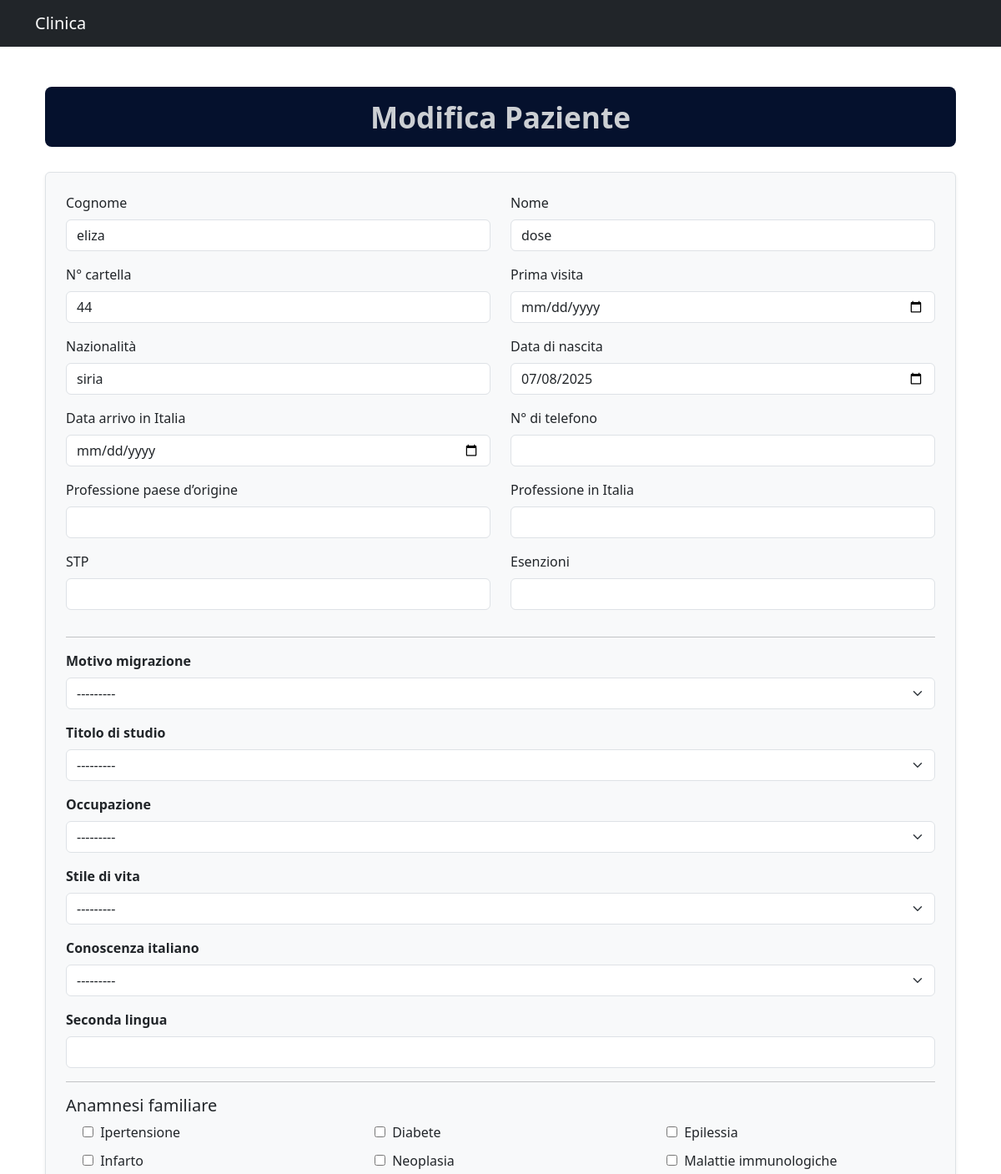
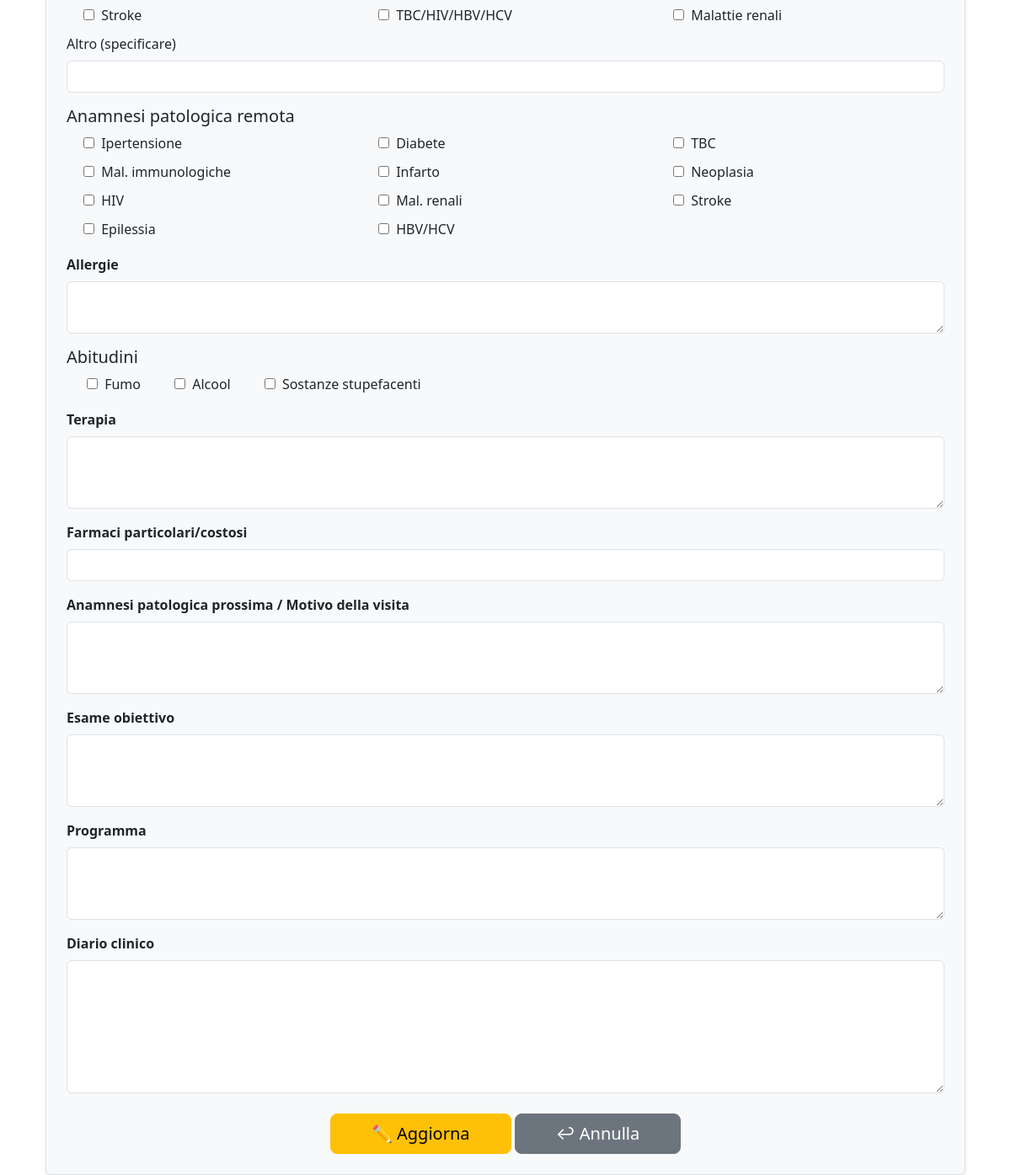
The page /edit/3/ on the database its author committed (2 pictures, top to bottom).
### patient/models.py (models this page shows, shortened)
class Patient(models.Model):
    cognome = models.CharField(max_length=100)
    nome = models.CharField(max_length=100)
    numero_cartella = models.CharField("N° cartella", max_length=50, blank=True)
    data_nascita = models.DateField(null=True, blank=True)
    telefono = models.CharField("N° di telefono", max_length=50, blank=True)
    nazionalita = models.CharField(max_length=100, blank=True)
    data_arrivo_italia = models.DateField(null=True, blank=True)
    prima_visita = models.DateField(null=True, blank=True)
    professione_origine = models.CharField(max_length=200, blank=True)
    professione_italia = models.CharField(max_length=200, blank=True)
    stp = models.CharField(max_length=100, blank=True)
    esenzioni = models.CharField(max_length=200, blank=True)
    motivo_migrazione = models.CharField(
        max_length=100,
        choices=[
            ("Lavoro", "Lavoro"),
            ("Guerra", "Guerra"),
            ("Politico", "Politico"),
            ("Altro", "Altro"),
        ],
        blank=True
    )
    ha_famiglia_in_patria = models.BooleanField(default=False)
    ha_famiglia_in_italia = models.BooleanField(default=False)
    ha_parenti_in_italia = models.BooleanField(default=False)
    ha_amici_in_italia = models.BooleanField(default=False)
    titolo_studio = models.CharField(
        max_length=50,
        choices=[
            ("Elementari", "Elementari"),
            ("Medie", "Medie"),
            ("Superiori", "Superiori"),
            ("Università", "Università"),
        ],
        blank=True
    )
    stile_vita = models.CharField(
        max_length=50,
        choices=[
            ("Regolare", "Regolare con requisiti minimi"),
            ("Stabile", "Stabile senza requisiti minimi"),
            ("Precario", "Precario"),
            ("Comunita", "Comunità/dormitori"),
        ],
        blank=True
    )
    occupazione = models.CharField(
        max_length=50,
        choices=[
            ("Stabile", "Stabile"),
            ("Occasionale", "Occasionale"),
            ("Disoccupato", "Disoccupato"),
        ],
        blank=True
    )
    conoscenza_italiano = models.CharField(
        max_length=50,
        choices=[
            ("Scarsa", "Scarsa (necessita traduzione)"),
            ("Sufficiente", "Sufficiente"),
            ("Ottima", "Ottima"),
        ],
        blank=True
    )
    seconda_lingua = models.CharField(max_length=100, blank=True)
    fam_ipertensione = models.BooleanField(default=False)
    fam_diabete = models.BooleanField(default=False)
    fam_epilessia = models.BooleanField(default=False)
    fam_infarto = models.BooleanField(default=False)
    fam_neoplasia = models.BooleanField(default=False)
    fam_mal_immunologiche = models.BooleanField(default=False)
    fam_stroke = models.BooleanField(default=False)
    fam_tbc_hiv_hbv_hcv = models.BooleanField(default=False)
    fam_mal_renali = models.BooleanField(default=False)
    fam_altro = models.CharField(max_length=200, blank=True)
    rem_ipertensione = models.BooleanField(default=False)
    rem_diabete = models.BooleanField(default=False)
    rem_tbc = models.BooleanField(default=False)
    rem_mal_immunologiche = models.BooleanField(default=False)
    rem_infarto = models.BooleanField(default=False)
    rem_neoplasia = models.BooleanField(default=False)
    rem_hiv = models.BooleanField(default=False)
    rem_mal_renali = models.BooleanField(default=False)
    rem_stroke = models.BooleanField(default=False)
    rem_epilessia = models.BooleanField(default=False)
    rem_hbv_hcv = models.BooleanField(default=False)
    allergie = models.TextField(blank=True)
    fumo = models.BooleanField(default=False)
    alcool = models.BooleanField(default=False)
    droghe = models.BooleanField("Sostanze stupefacenti", default=False)
    terapia = models.TextField(blank=True)
    farmaci_costosi = models.CharField("Farmaci particolari/costosi", max_length=200, blank=True)
    motivo_visita = models.TextField("Anamnesi patologica prossima/motivo della visita", blank=True)
    esame_obiettivo = models.TextField(blank=True)
    programma = models.TextField(blank=True)
    diario_clinico = models.TextField(blank=True)

### patient/views.py (the view)
# urls.py: path('edit/<int:pk>/', views.edit_patient, name='edit_patient'),
def edit_patient(request, pk):
    patient = get_object_or_404(Patient, pk=pk)
    if request.method == 'POST':
        form = PatientForm(request.POST, instance=patient)
        if form.is_valid():
            form.save()
            return redirect('home')
    else:
        form = PatientForm(instance=patient)
    return render(request, 'patient/edit_patient.html', {'form': form, 'patient': patient})

### patient/forms.py
class PatientForm(forms.ModelForm):
    class Meta:
        model = Patient
        fields = '__all__'
        widgets = {
            'data_nascita': forms.DateInput(attrs={'type': 'date', 'class': 'form-control'}),
            'data_arrivo_italia': forms.DateInput(attrs={'type': 'date', 'class': 'form-control'}),
            'prima_visita': forms.DateInput(attrs={'type': 'date', 'class': 'form-control'}),
            'terapia': forms.Textarea(attrs={'rows': 3, 'class': 'form-control'}),
            'motivo_visita': forms.Textarea(attrs={'rows': 3, 'class': 'form-control'}),
            'esame_obiettivo': forms.Textarea(attrs={'rows': 3, 'class': 'form-control'}),
            'programma': forms.Textarea(attrs={'rows': 3, 'class': 'form-control'}),
            'diario_clinico': forms.Textarea(attrs={'rows': 6, 'class': 'form-control'}),
            'allergie': forms.Textarea(attrs={'rows': 2, 'class': 'form-control'}),
        }

### patient/templates/patient/edit_patient.html (shortened to what this page needs)
{% extends 'base.html' %}
{% load static %}
{% load widget_tweaks %}
{% block content %}
<div class="container mt-5">
  <h2 style="
    font-family: 'Segoe UI', Tahoma, sans-serif;
    font-size: 2.2rem;
    font-weight: 600;
    background-color: #05112d;
    color: #cccfd3;
    padding: 15px 25px;
    border-radius: 8px;
    margin-bottom: 30px;
    text-align: center;
  ">
    Modifica Paziente
  </h2>
  <form method="post" class="p-4 border rounded shadow-sm bg-light">
    <div class="row">
      <div class="col-md-6">
        <div class="mb-3">
          <label class="form-label">Cognome</label>
          {{ form.cognome|add_class:"form-control" }}
        </div>
        <div class="mb-3">
          <label class="form-label">N° cartella</label>
          {{ form.numero_cartella|add_class:"form-control" }}
        </div>
        <div class="mb-3">
          <label class="form-label">Nazionalità</label>
          {{ form.nazionalita|add_class:"form-control" }}
        </div>
        <div class="mb-3">
          <label class="form-label">Data arrivo in Italia</label>
          {{ form.data_arrivo_italia|attr:"type:date"|add_class:"form-control" }}
        </div>
        <div class="mb-3">
          <label class="form-label">Professione paese d’origine</label>
          {{ form.professione_origine|add_class:"form-control" }}
        </div>
        <div class="mb-3">
          <label class="form-label">STP</label>
          {{ form.stp|add_class:"form-control" }}
        </div>
      </div>
      <div class="col-md-6">
        <div class="mb-3">
          <label class="form-label">Nome</label>
          {{ form.nome|add_class:"form-control" }}
        </div>
        <div class="mb-3">
          <label class="form-label">Prima visita</label>
          {{ form.prima_visita|attr:"type:date"|add_class:"form-control" }}
        </div>
        <div class="mb-3">
          <label class="form-label">Data di nascita</label>
          {{ form.data_nascita|attr:"type:date"|add_class:"form-control" }}
        </div>
        <div class="mb-3">
          <label class="form-label">N° di telefono</label>
          {{ form.telefono|add_class:"form-control" }}
        </div>
        <div class="mb-3">
          <label class="form-label">Professione in Italia</label>
          {{ form.professione_italia|add_class:"form-control" }}
        </div>
        <div class="mb-3">
          <label class="form-label">Esenzioni</label>
          {{ form.esenzioni|add_class:"form-control" }}
        </div>
      </div>
    </div>
    <hr>
    <div class="mb-3">
      <label class="form-label"><strong>Motivo migrazione</strong></label>
      {{ form.motivo_migrazione|add_class:"form-select" }}
    </div>
    <div class="mb-3">
      <label class="form-label"><strong>Titolo di studio</strong></label>
      {{ form.titolo_studio|add_class:"form-select" }}
    </div>
    <div class="mb-3">
      <label class="form-label"><strong>Occupazione</strong></label>
      {{ form.occupazione|add_class:"form-select" }}
    </div>
    <div class="mb-3">
      <label class="form-label"><strong>Stile di vita</strong></label>
      {{ form.stile_vita|add_class:"form-select" }}
    </div>
    <div class="mb-3">
      <label class="form-label"><strong>Conoscenza italiano</strong></label>
      {{ form.conoscenza_italiano|add_class:"form-select" }}
    </div>
    <div class="mb-3">
      <label class="form-label"><strong>Seconda lingua</strong></label>
      {{ form.seconda_lingua|add_class:"form-control" }}
    </div>
    <hr>
    <div class="mb-3">
      <h5 class="mb-2">Anamnesi familiare</h5>
      <div class="row row-cols-2 row-cols-md-3 g-2">
        <label class="col form-check">{{ form.fam_ipertensione }} <span class="ms-1">Ipertensione</span></label>
        <label class="col form-check">{{ form.fam_diabete }} <span class="ms-1">Diabete</span></label>
        <label class="col form-check">{{ form.fam_epilessia }} <span class="ms-1">Epilessia</span></label>
        <label class="col form-check">{{ form.fam_infarto }} <span class="ms-1">Infarto</span></label>
        <label class="col form-check">{{ form.fam_neoplasia }} <span class="ms-1">Neoplasia</span></label>
        <label class="col form-check">{{ form.fam_mal_immunologiche }} <span class="ms-1">Malattie immunologiche</span></label>
        <label class="col form-check">{{ form.fam_stroke }} <span class="ms-1">Stroke</span></label>
        <label class="col form-check">{{ form.fam_tbc_hiv_hbv_hcv }} <span class="ms-1">TBC/HIV/HBV/HCV</span></label>
        <label class="col form-check">{{ form.fam_mal_renali }} <span class="ms-1">Malattie renali</span></label>
      </div>
      <div class="mt-2">
        <label class="form-label">Altro (specificare)</label>
        {{ form.fam_altro|add_class:"form-control" }}
      </div>
    </div>
    <div class="mb-3">
      <h5 class="mb-2">Anamnesi patologica remota</h5>
      <div class="row row-cols-2 row-cols-md-3 g-2">
        <label class="col form-check">{{ form.rem_ipertensione }} <span class="ms-1">Ipertensione</span></label>
        <label class="col form-check">{{ form.rem_diabete }} <span class="ms-1">Diabete</span></label>
        <label class="col form-check">{{ form.rem_tbc }} <span class="ms-1">TBC</span></label>
        <label class="col form-check">{{ form.rem_mal_immunologiche }} <span class="ms-1">Mal. immunologiche</span></label>
        <label class="col form-check">{{ form.rem_infarto }} <span class="ms-1">Infarto</span></label>
        <label class="col form-check">{{ form.rem_neoplasia }} <span class="ms-1">Neoplasia</span></label>
        <label class="col form-check">{{ form.rem_hiv }} <span class="ms-1">HIV</span></label>
        <label class="col form-check">{{ form.rem_mal_renali }} <span class="ms-1">Mal. renali</span></label>
        <label class="col form-check">{{ form.rem_stroke }} <span class="ms-1">Stroke</span></label>
        <label class="col form-check">{{ form.rem_epilessia }} <span class="ms-1">Epilessia</span></label>
        <label class="col form-check">{{ form.rem_hbv_hcv }} <span class="ms-1">HBV/HCV</span></label>
      </div>
    </div>
    <div class="mb-3">
      <label class="form-label"><strong>Allergie</strong></label>
      {{ form.allergie|add_class:"form-control" }}
    </div>
    <div class="mb-3">
      <h5 class="mb-2">Abitudini</h5>
      <div class="d-flex flex-wrap gap-3">
        <label class="form-check">{{ form.fumo }} <span class="ms-1">Fumo</span></label>
        <label class="form-check">{{ form.alcool }} <span class="ms-1">Alcool</span></label>
        <label class="form-check">{{ form.droghe }} <span class="ms-1">Sostanze stupefacenti</span></label>
      </div>
    </div>
    <div class="mb-3">
      <label class="form-label"><strong>Terapia</strong></label>
      {{ form.terapia|add_class:"form-control" }}
    </div>
    <div class="mb-3">
      <label class="form-label"><strong>Farmaci particolari/costosi</strong></label>
      {{ form.farmaci_costosi|add_class:"form-control" }}
    </div>
    <div class="mb-3">
      <label class="form-label"><strong>Anamnesi patologica prossima / Motivo della visita</strong></label>
      {{ form.motivo_visita|add_class:"form-control" }}
    </div>
    <div class="mb-3">
      <label class="form-label"><strong>Esame obiettivo</strong></label>
      {{ form.esame_obiettivo|add_class:"form-control" }}
    </div>
    <div class="mb-3">
      <label class="form-label"><strong>Programma</strong></label>
      {{ form.programma|add_class:"form-control" }}
    </div>
    <div class="mb-3">
      <label class="form-label"><strong>Diario clinico</strong></label>
      {{ form.diario_clinico|add_class:"form-control" }}
    </div>
    <div class="mt-4 text-center">
      <button type="submit" class="btn btn-warning btn-lg px-5">✏ Aggiorna</button>
      <a href="{% url 'home' %}" class="btn btn-secondary btn-lg px-5">↩ Annulla</a>
    </div>
  </form>
</div>
{% endblock %}

### rows shown on the page
Patient: cognome "eliza", numero_cartella "44", nazionalita "siria", nome "dose", data_nascita "07/08/2025", motivo_migrazione "---------", titolo_studio "---------", occupazione "---------", stile_vita "---------", conoscenza_italiano "---------"
